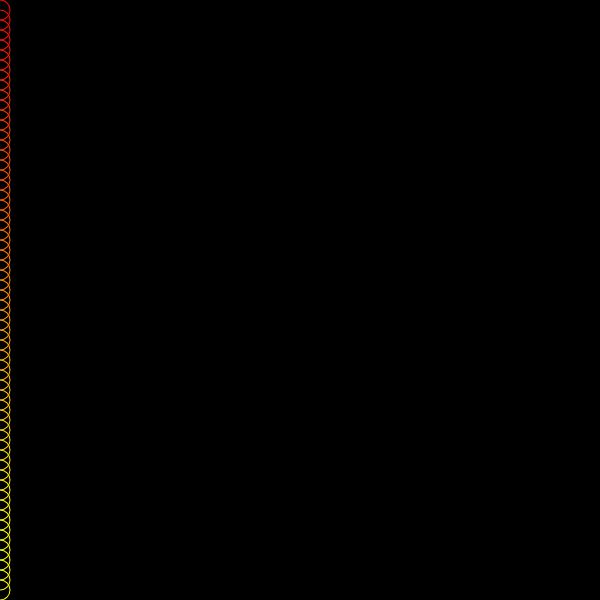
Frame 1 (no input)
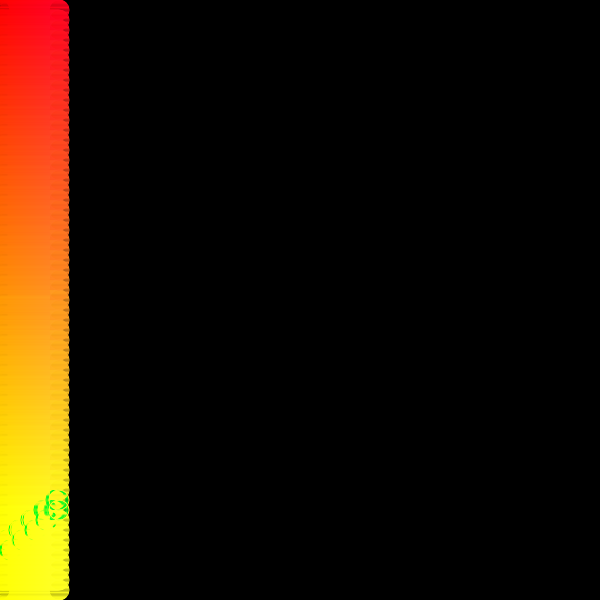
Frame 60 (no input)
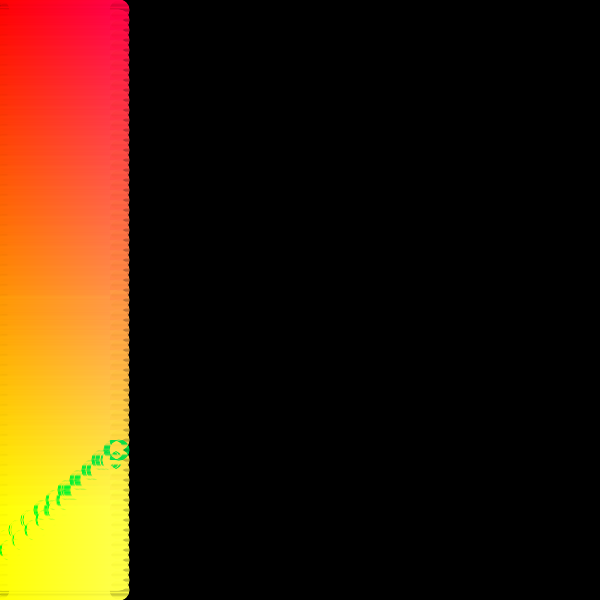
Frame 120 (the mouse pressed at the canvas centre since frame 60)

The p5.js sketch that drew these frames (run headless with seeded random() and noise() and a simulated clock; from frame 60 on, the mouse is pressed at the canvas centre):

// p5.js sketch
// ── sketch.js
//Inspo from

var y = 0;
var h, q;

var shift, shift2;

function setup() {
  w = 600;
  var canvas;
    if(windowWidth>=600 && windowHeight >=600){
      canvas = createCanvas(600, 600);
    }
    else{
      canvas = createCanvas(windowWidth, windowHeight - 100);
    }

  var x = (windowWidth - width) / 2;
  var y = (windowHeight - height) / 2;

  canvas.position(x, y);
  background(0);
  noStroke();
  strokeWeight(20)
  h=width/2;q=width/10
  shift = 2;
  shift2 = 20;
    // colorMode(HSB, 200)

}

function draw(){
  noFill()
  
  if(y<w)for(x=w;x-=10;ellipse(y, x,1, 1))

  stroke(l=f((x-h)/q,(y-h)/q*2), x/2, map(y, 0, 600, 0, 360), 360)
  y++
}

f=(x,y,n=4)=>n?f(sin(shift2/x)-cos(shift/y),x*x-y*y-2*x*y,n-1):(x-y)**2
